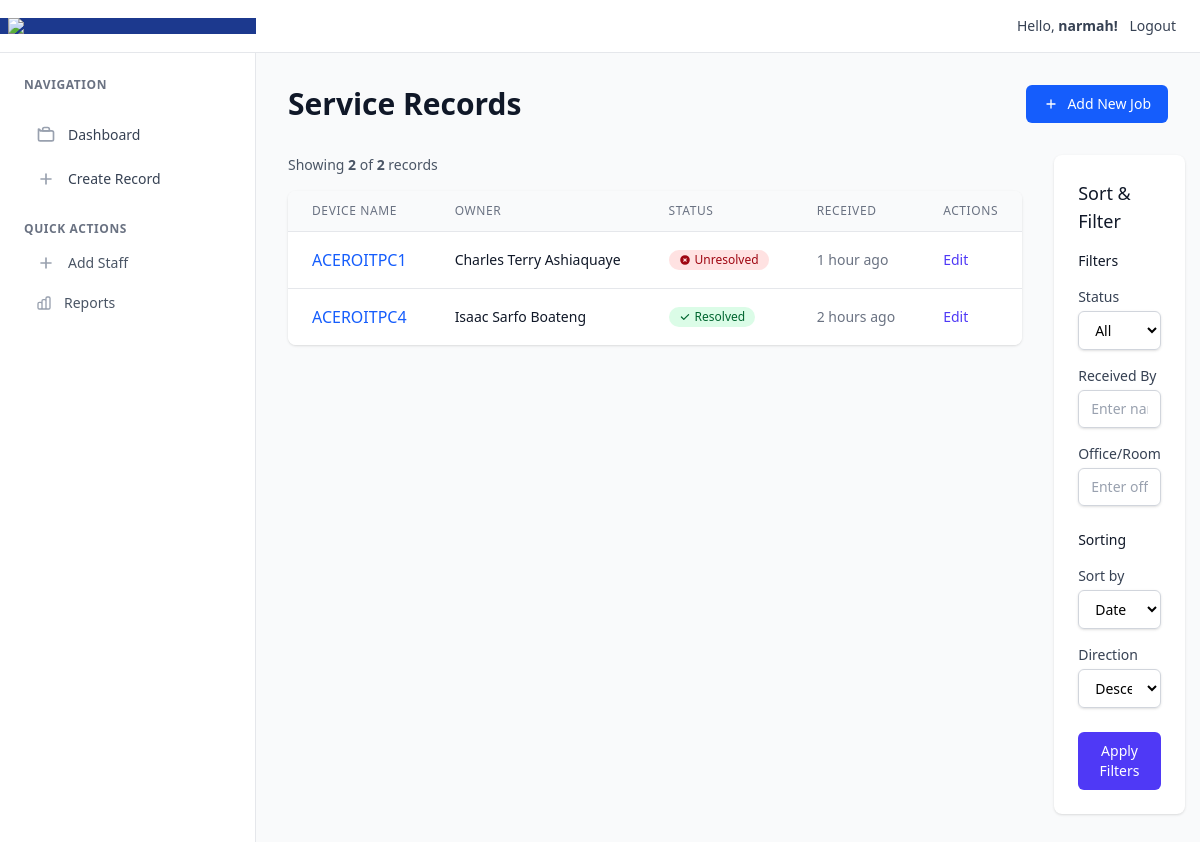
Page / (signed in) on the committed database.
### accounts/models.py (models this page shows, shortened)
class Staff(AbstractUser):
    phone_number = models.CharField(max_length=10, blank=False)
    other_names = models.CharField(max_length=255, blank=True)
    force_password_change = models.BooleanField(default=False, blank=True)

### service_tracker/models.py (models this page shows, shortened)
class ServiceRecord(models.Model):
    class DeviceType(models.TextChoices):
        AIO = 'aio', 'AIO'
        LAPTOP = 'laptop', 'Laptop'
        SYSTEM_UNIT = 'system unit', 'System Unit'
        MONITOR = 'monitor', 'Monitor'
        OTHER = 'other', 'Other'
    class ProblemType(models.TextChoices):
        NETWORK = 'network', 'Network'
        SOFTWARE = 'software', 'Software'
        HARDWARE = 'hardware', 'Hardware'
        OTHER = 'other', 'Other'
    class District(models.TextChoices):
        ADENTA = 'adenta', 'Adenta'
        LEGON = 'legon', 'Legon'
        TESHIE = 'teshie', 'Teshie'
        MAKOL = 'makola', 'Makola'
        ROMAN_RIDGE = 'roman ridge', 'Roman Ridge'
        DODOWA = 'dodowa', 'Dodowa'
        MAMPONG = 'mampong', 'Mampong'
        KWABENYA = 'kwabenya', 'Kwabenya'
        REGIONAL_OFFICE = 'regional office', 'Regional office'
    requester_name = models.CharField(max_length=100)
    requester_contact = models.CharField(max_length=10)
    device_name = models.CharField(max_length=50)
    device_type = models.CharField(choices=DeviceType.choices, default=DeviceType.SYSTEM_UNIT, max_length=20)
    problem_type = models.CharField(choices=ProblemType.choices , default=ProblemType.SOFTWARE, max_length=10)
    problem_desc = models.TextField(blank=True, null=True)
    district = models.CharField(choices=District.choices, default=District.REGIONAL_OFFICE, max_length=20)
    room_number= models.CharField(max_length=3, blank=True, null=True)
    received_at = models.DateTimeField(auto_now_add=True)
    returned_at = models.DateTimeField(blank=True, null=True)
    received_by = models.ForeignKey(User, on_delete=models.SET_NULL, blank=True, null=True, related_name='received_jobs')
    is_resolved = models.BooleanField(default=False)
    class Meta:
        ordering = ['-received_at']

### service_tracker/views.py (the view)
# urls.py: path('', views.index, name='index'),
def index(request):
    records = ServiceRecord.objects.all()
    status_filter = request.GET.get('status')
    received_by_filter = request.GET.get('received_by')
    office_filter = request.GET.get('office')
    if status_filter:
        if status_filter == 'resolved':
            records = records.filter(is_resolved=True)
        elif status_filter == 'unresolved':
            records = records.filter(is_resolved=False)
    if received_by_filter:
        records = records.filter(received_by__icontains=received_by_filter)
    if office_filter:
        records = records.filter(room_number__icontains=office_filter)
    sort_fields = {
        'received_at': 'Date',
        'requester_name': 'Name',
        'is_resolved': 'Resolved',
        }
    sort = request.GET.get('s', '-received_at')
    direction = request.GET.get('d', 'dsc')
    if sort not in sort_fields:
        sort = 'received_at'
    if direction == 'dsc':
        sort = f'-{sort}'
    records = records.order_by(sort)
    paginator = Paginator(records, per_page=12, allow_empty_first_page=True)
    page_number = request.GET.get('page')
    page_obj = paginator.get_page(page_number)
    custom_range = page_obj.paginator.get_elided_page_range(
        number=page_obj.number,
        on_ends=1
    )
    context = {
        'records': page_obj,
        'custom_range': custom_range,
        'sort_fields': sort_fields,
    }
    return render(request, 'service_tracker/index.html', context)

### service_tracker/templatetags/custom_filters.py (called while the page is built)
@register.filter
def short(timesince):
    return timesince.split(',')[0]

### service_tracker/templates/service_tracker/index.html (shortened to what this page needs)
{% extends 'base.html' %}
{% load custom_filters %}
{% block content %}
<div class="px-4 sm:px-6 lg:px-8 py-8">
        <div class="mb-8">
            <div class="flex justify-between items-center">
                <h1 class="text-3xl font-bold text-gray-900">Service Records</h1>
                <a href="{% url 'service_tracker:create-job' %}"
                   class="inline-flex items-center px-4 py-2 border border-transparent text-sm font-medium rounded-md text-white bg-blue-600 hover:bg-blue-700 focus:outline-none focus:ring-2 focus:ring-offset-2 focus:ring-blue-500 transition-colors duration-200">
                    <svg class="w-4 h-4 mr-2" fill="none" stroke="currentColor" viewBox="0 0 24 24">
                        <path stroke-linecap="round" stroke-linejoin="round" stroke-width="2" d="M12 6v6m0 0v6m0-6h6m-6 0H6"></path>
                    </svg>
                    Add New Job
                </a>
            </div>
        </div>
        <div class="flex flex-col lg:flex-row gap-8">
            <div class="flex-1">
                {% if records %}
                <div class="mb-4 text-sm text-gray-600">
                    Showing <span class="font-semibold">{{ records|length }}</span> of <span class="font-semibold">{{ records.paginator.count }}</span> records
                </div>
                <div class="bg-white shadow-sm rounded-lg overflow-hidden">
                    <div class="overflow-x-auto">
                        <table class="min-w-full divide-y divide-gray-200">
                            <thead class="bg-gray-50">
                                <tr>
                                    <th class="px-6 py-3 text-left text-xs font-medium text-gray-500 uppercase tracking-wider">
                                        Device Name
                                    </th>
                                    <th class="px-6 py-3 text-left text-xs font-medium text-gray-500 uppercase tracking-wider">
                                        Owner
                                    </th>
                                    <th class="px-6 py-3 text-left text-xs font-medium text-gray-500 uppercase tracking-wider">
                                        Status
                                    </th>
                                    <th class="px-6 py-3 text-left text-xs font-medium text-gray-500 uppercase tracking-wider">
                                        Received
                                    </th>
                                    <th class="px-6 py-3 text-left text-xs font-medium text-gray-500 uppercase tracking-wider">
                                        Actions
                                    </th>
                                </tr>
                            </thead>
                            <tbody class="bg-white divide-y divide-gray-200">
                                {% for record in records %}
                                <tr class="hover:bg-gray-50 transition-colors duration-150">
                                    <td class="px-6 py-4 whitespace-nowrap">
                                        <a href="{% url 'service_tracker:detail' record.id %}"
                                           class="text-blue-600 hover:text-blue-800 font-medium hover:underline">
                                            {{ record.device_name|upper }}
                                        </a>
                                    </td>
                                    <td class="px-6 py-4 whitespace-nowrap text-sm text-gray-900">
                                        {{ record.requester_name }}
                                    </td>
                                    <td class="px-6 py-4 whitespace-nowrap">
                                        {% if record.is_resolved %}
                                        <span class="inline-flex items-center px-2.5 py-0.5 rounded-full text-xs font-medium bg-green-100 text-green-800">
                                            <svg class="w-3 h-3 mr-1" fill="currentColor" viewBox="0 0 20 20">
                                                <path fill-rule="evenodd" d="M16.707 5.293a1 1 0 010 1.414l-8 8a1 1 0 01-1.414 0l-4-4a1 1 0 011.414-1.414L8 12.586l7.293-7.293a1 1 0 011.414 0z" clip-rule="evenodd"></path>
                                            </svg>
                                            Resolved
                                        </span>
                                        {% else %}
                                        <span class="inline-flex items-center px-2.5 py-0.5 rounded-full text-xs font-medium bg-red-100 text-red-800">
                                            Unresolved
                                        </span>
                                        {% endif %}
                                    </td>
                                    <td class="px-6 py-4 whitespace-nowrap text-sm text-gray-500">
                                        {{ record.received_at|timesince|short }} ago
                                    </td>
                                    <td class="px-6 py-4 whitespace-nowrap text-sm font-medium">
                                        <a href="{% url 'service_tracker:edit' record.id %}"
                                           class="text-indigo-600 hover:text-indigo-900 transition-colors duration-200">
                                            Edit
                                        </a>
                                    </td>
                                </tr>
                                {% endfor %}
                            </tbody>
                        </table>
                    </div>
                </div>
                {% endif %}
            </div>
            <div class="lg:w-80">
                <div class="bg-white shadow-sm rounded-lg p-6">
                    <h2 class="text-lg font-medium text-gray-900 mb-4">Sort & Filter</h2>
                    <form method="get" class="space-y-6">
                        <div class="space-y-4">
                            <h3 class="text-sm font-medium text-gray-900">Filters</h3>
                            <div>
                                <label for="status-select" class="block text-sm font-medium text-gray-700 mb-1">
                                    Status
                                </label>
                                <select name="status" id="status-select"
                                        class="block w-full px-3 py-2 border border-gray-300 rounded-md shadow-sm focus:outline-none focus:ring-indigo-500 focus:border-indigo-500 sm:text-sm">
                                    <option value="">All</option>
                                </select>
                            </div>
                            <div>
                                <label for="received-by-input" class="block text-sm font-medium text-gray-700 mb-1">
                                    Received By
                                </label>
                                <input type="text"
                                       name="received_by"
                                       id="received-by-input"
                                       value="{{ request.GET.received_by }}"
                                       placeholder="Enter name..."
                                       class="block w-full px-3 py-2 border border-gray-300 rounded-md shadow-sm placeholder-gray-400 focus:outline-none focus:ring-indigo-500 focus:border-indigo-500 sm:text-sm">
                            </div>
                            <div>
                                <label for="office-input" class="block text-sm font-medium text-gray-700 mb-1">
                                    Office/Room
                                </label>
                                <input type="text"
                                       name="office"
                                       id="office-input"
                                       value="{{ request.GET.office }}"
                                       placeholder="Enter office/room..."
                                       class="block w-full px-3 py-2 border border-gray-300 rounded-md shadow-sm placeholder-gray-400 focus:outline-none focus:ring-indigo-500 focus:border-indigo-500 sm:text-sm">
                            </div>
                        </div>
                        <div class="space-y-4">
                            <h3 class="text-sm font-medium text-gray-900">Sorting</h3>
                            <div>
                                <label for="sort-select" class="block text-sm font-medium text-gray-700 mb-1">
                                    Sort by
                                </label>
                                <select name="s" id="sort-select"
                                        class="block w-full px-3 py-2 border border-gray-300 rounded-md shadow-sm focus:outline-none focus:ring-indigo-500 focus:border-indigo-500 sm:text-sm">
                                    {% for key, value in sort_fields.items %}
                                    <option value="{{ key }}" {% if request.GET.s == key %}selected{% endif %}>{{ value }}</option>
                                    {% endfor %}
                                </select>
                            </div>
                            <div>
                                <label for="direction-select" class="block text-sm font-medium text-gray-700 mb-1">
                                    Direction
                                </label>
                                <select name="d" id="direction-select"
                                        class="block w-full px-3 py-2 border border-gray-300 rounded-md shadow-sm focus:outline-none focus:ring-indigo-500 focus:border-indigo-500 sm:text-sm">
                                    <option value="dsc" {% if request.GET.d == 'dsc' or not request.GET.d %}selected{% endif %}>Descending</option>
                                </select>
                            </div>
                        </div>
                        <div>
                            <button type="submit"
                                    class="w-full inline-flex justify-center items-center px-4 py-2 border border-transparent text-sm font-medium rounded-md text-white bg-indigo-600 hover:bg-indigo-700 focus:outline-none focus:ring-2 focus:ring-offset-2 focus:ring-indigo-500 transition-colors duration-200">
                                Apply Filters
                            </button>
                        </div>
                    </form>
                </div>
            </div>
        </div>
    </div>
{% endblock %}

### templates/partials/_navbar.html
<nav class="bg-white shadow-sm border-b border-gray-200 flex justify-between items-center shrink-0">
    <div class="bg-blue-900 px-2">
        <img src="https://ecg.com.gh/images/site/ecg_logo.png" class="w-60" />
    </div>
    <div class="text-sm px-6 py-4 text-gray-700 font-medium space-x-2">
        Hello, <b>{{request.user.username|default:"Guest"}}!</b>
        <span>
            {% if not request.user.is_authenticated %}
            <a href="{% url 'accounts:login' %}">Login</a>
            {% else %}
            <button onclick="document.getElementById('logout-modal').classList.remove('hidden')">Logout</button>
            {% endif %}
        </span>
    </div>
</nav>

### src/css/style.css (style rules this page uses)
html, body { overflow-x: hidden; }

### rows in the picture
Staff: user.username "narmah"
ServiceRecord: device_name "ACEROITPC1", requester_name "Charles Terry Ashiaquaye", is_resolved False (drawn), received_at|short "1 hour"
ServiceRecord: device_name "ACEROITPC4", requester_name "Isaac Sarfo Boateng", is_resolved True (drawn), received_at|short "2 hours"

### other values in the picture
{{ records|length }} "2"
{{ records.paginator.count }} "2"
form field s "Date"
